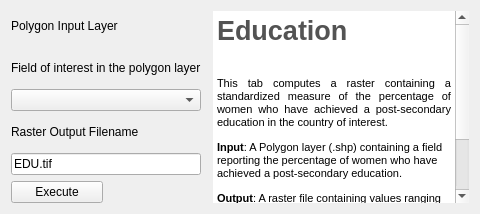
         <widget class="QWidget" name="tab_36">
          <attribute name="title">
           <string>Education</string>
          </attribute>
          <layout class="QGridLayout" name="gridLayout_22">
           <item row="0" column="0" colspan="2">
            <widget class="QLabel" name="label_71">
             <property name="maximumSize">
              <size>
               <width>16777215</width>
               <height>50</height>
              </size>
             </property>
             <property name="text">
              <string>Polygon Input Layer</string>
             </property>
            </widget>
           </item>
           <item row="0" column="3" rowspan="7">
            <widget class="QTextEdit" name="textEdit_46">
             <property name="enabled">
              <bool>true</bool>
             </property>
             <property name="frameShape">
              <enum>QFrame::NoFrame</enum>
             </property>
             <property name="readOnly">
              <bool>true</bool>
             </property>
             <property name="html">
              <string>&lt;!DOCTYPE HTML PUBLIC &quot;-//W3C//DTD HTML 4.0//EN&quot; &quot;http://www.w3.org/TR/REC-html40/strict.dtd&quot;&gt;
&lt;html&gt;&lt;head&gt;&lt;meta name=&quot;qrichtext&quot; content=&quot;1&quot; /&gt;&lt;style type=&quot;text/css&quot;&gt;
p, li { white-space: pre-wrap; }
&lt;/style&gt;&lt;/head&gt;&lt;body style=&quot; font-family:'MS Shell Dlg 2'; font-size:8.25pt; font-weight:400; font-style:normal;&quot;&gt;
&lt;p align=&quot;justify&quot; style=&quot; margin-top:0px; margin-bottom:0px; margin-left:0px; margin-right:0px; -qt-block-indent:0; text-indent:0px;&quot;&gt;&lt;span style=&quot; font-size:20pt; font-weight:600; color:#535353;&quot;&gt;Education&lt;/span&gt;&lt;/p&gt;
&lt;p align=&quot;justify&quot; style=&quot;-qt-paragraph-type:empty; margin-top:0px; margin-bottom:0px; margin-left:0px; margin-right:0px; -qt-block-indent:0; text-indent:0px; font-size:20pt; font-weight:600; color:#535353;&quot;&gt;&lt;br /&gt;&lt;/p&gt;
&lt;p align=&quot;justify&quot; style=&quot; margin-top:0px; margin-bottom:0px; margin-left:0px; margin-right:0px; -qt-block-indent:0; text-indent:0px;&quot;&gt;&lt;span style=&quot; font-size:8pt;&quot;&gt;This tab computes a raster containing a standardized measure of the percentage of women who have achieved a post-secondary education in the country of interest.   &lt;/span&gt;&lt;/p&gt;
&lt;p style=&quot; margin-top:12px; margin-bottom:12px; margin-left:0px; margin-right:0px; -qt-block-indent:0; text-indent:0px;&quot;&gt;&lt;a name=&quot;_Hlk146891458&quot;&gt;&lt;/a&gt;&lt;span style=&quot; font-size:8pt; font-weight:600;&quot;&gt;I&lt;/span&gt;&lt;span style=&quot; font-size:8pt; font-weight:600;&quot;&gt;nput&lt;/span&gt;&lt;span style=&quot; font-size:8pt;&quot;&gt;: A Polygon layer (.shp) containing a field reporting the percentage of women who have achieved a post-secondary education. &lt;/span&gt;&lt;/p&gt;
&lt;p style=&quot; margin-top:12px; margin-bottom:12px; margin-left:0px; margin-right:0px; -qt-block-indent:0; text-indent:0px;&quot;&gt;&lt;span style=&quot; font-size:8pt; font-weight:600;&quot;&gt;Output&lt;/span&gt;&lt;span style=&quot; font-size:8pt;&quot;&gt;: A raster file containing values ranging from 0 to 5 is saved to the output directory. A value of 5 indicates regions where all women have completed post-secondary education, whereas a value of 0 indicates areas where no women have attained post-secondary education. &lt;/span&gt;&lt;/p&gt;&lt;/body&gt;&lt;/html&gt;</string>
             </property>
            </widget>
           </item>
           <item row="1" column="0" colspan="2">
            <widget class="QgsFileWidget" name="EDU_Input_Field">
             <property name="sizePolicy">
              <sizepolicy hsizetype="Preferred" vsizetype="Fixed">
               <horstretch>0</horstretch>
               <verstretch>0</verstretch>
              </sizepolicy>
             </property>
             <property name="toolTip">
              <string>&lt;html&gt;&lt;head/&gt;&lt;body&gt;&lt;p&gt;&lt;span style=&quot; font-weight:600;&quot;&gt;Education Facility Point Layer&lt;/span&gt;&lt;/p&gt;&lt;/body&gt;&lt;/html&gt;</string>
             </property>
            </widget>
           </item>
           <item row="2" column="0" colspan="2">
            <widget class="QLabel" name="label_73">
             <property name="maximumSize">
              <size>
               <width>16777215</width>
               <height>50</height>
              </size>
             </property>
             <property name="text">
              <string>Field of interest in the polygon layer</string>
             </property>
            </widget>
           </item>
           <item row="3" column="0" colspan="2">
            <widget class="QComboBox" name="EDU_rasField_CB">
             <property name="toolTip">
              <string>&lt;html&gt;&lt;head/&gt;&lt;body&gt;&lt;p&gt;&lt;span style=&quot; font-weight:600;&quot;&gt;Education Facility Point Layer Field&lt;/span&gt;&lt;/p&gt;&lt;/body&gt;&lt;/html&gt;</string>
             </property>
            </widget>
           </item>
           <item row="4" column="0" colspan="2">
            <widget class="QLabel" name="label_72">
             <property name="maximumSize">
              <size>
               <width>16777215</width>
               <height>50</height>
              </size>
             </property>
             <property name="text">
              <string>Raster Output Filename</string>
             </property>
            </widget>
           </item>
           <item row="5" column="0" colspan="2">
            <widget class="QgsFilterLineEdit" name="EDU_Output_Field">
             <property name="toolTip">
              <string>&lt;html&gt;&lt;head/&gt;&lt;body&gt;&lt;p&gt;&lt;span style=&quot; font-weight:600;&quot;&gt;Standardized Raster Output&lt;/span&gt;&lt;/p&gt;&lt;/body&gt;&lt;/html&gt;</string>
             </property>
             <property name="text">
              <string>EDU.tif</string>
             </property>
             <property name="qgisRelation" stdset="0">
              <string notr="true"/>
             </property>
            </widget>
           </item>
           <item row="6" column="0">
            <widget class="QPushButton" name="EDU_Execute_PB">
             <property name="toolTip">
              <string>&lt;html&gt;&lt;head/&gt;&lt;body&gt;&lt;p&gt;&lt;span style=&quot; font-weight:600;&quot;&gt;Geoprocessiong Execution&lt;/span&gt;&lt;/p&gt;&lt;/body&gt;&lt;/html&gt;</string>
             </property>
             <property name="text">
              <string>Execute</string>
             </property>
            </widget>
           </item>
           <item row="6" column="1" colspan="2">
            <widget class="QLabel" name="EDU_status">
             <property name="text">
              <string/>
             </property>
            </widget>
           </item>
          </layout>
         </widget>
